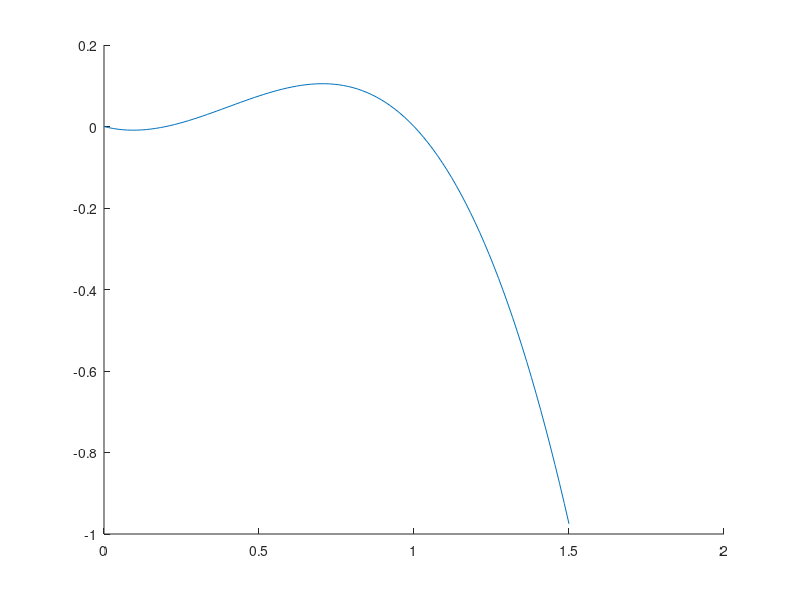

This figure's MATLAB source: (Note: this script raises an error after producing the figure.)
clear all
close all
clc


%% 0. Tekenen van afgeleide
pop = @(x) x.*(x-0.2).*(1-x);
x= linspace(0,1.5,100);
figure;
hold on
plot(x,pop(x))
plot(x,zeros(size(x),1),'r')
hold off



%% 1.b Numerical Simulation ode45
odepop = @(t,x) x.*(x-0.2).*(1-x);

steps = 200;
samples = 50;
results = zeros(samples,steps);
x =linspace(0,1.5,samples);
figure;
hold on
for i = 1:samples,
    [tout,yout] = ode45(odepop,[0 20],x(i));
    h1=plot(tout,yout)
end
h2=plot(tout,ones(size(tout),1)*0.2,'k')
h3=plot(tout,ones(size(tout),1)*1,'r')
h3=plot(tout,ones(size(tout),1)*0,'r')
hold off
ylabel('x_0','Rotation',-270)
xlabel('time')
legend([h1 h2 h3],'Simulations','Unstable Equilibrium','Stable Equilibrium')
saveEps('../verslag/img/ex3/preyonly.eps',12,12)


%% 2 Analytic analysis (Jacobian plot)
points = 100;
b = linspace(-0.1,1.2,points);
rval = zeros(4,points);
for i=1:points
    r=roots([1 -b(i)*(1.2-2*b(i)) b(i)*(1-b(i))*(b(i)-0.2)]);
    rval(1:2,i) = real(r);
    rval(3:4,i) = imag(r);
end
figure;
hold on
plot(b,rval)
plot(b,zeros(size(b),1),'k-')
legend('real \lambda_1','real \lambda_2','imag \lambda_1','imag \lambda_2','Location','SouthEast')
saveEps('../verslag/img/ex3/eigvalues',12,8)
% Trace and determinant
figure;
hold on
plot(b,[-2*b.^2+1.2*b; b.*(1-b).*(b-0.2)])
plot(b,zeros(size(b),1),'k-')
axis([0.1 1.1 -0.5 0.2])
legend('trace','determinant','Location','SouthWest')
saveEps('../verslag/img/ex3/tracedeterminant.eps',12,8)
%% other stable points
jacobian = @(x,y) [-y+(x-0.2)*(1-x)+x(1-x)-x(x-0.2) -x; y x-b];
x = [0 0; 0.2 0; 1 0];

%% Trajectory of b
b=-0.1:0.01:1.1
figure;
hold on
plot(b,(b-0.2).*(1-b))
plot(b,ones(size(b))*0,'k')
line([0 0],[-10000 10000],'Color','k')
axis([-0.1 1.1 -0.2 0.2])
plot(0,0,'ro','Markersize',5,'MarkerFaceColor','r')
plot(0.2,0,'ro','Markersize',5,'MarkerFaceColor','r')
plot(1,0,'ro','Markersize',5,'MarkerFaceColor','r')
xlabel('b')
ylabel('(b-0.2)(1-b)')
saveEps('../verslag/img/ex3/btrajectory')

%% Separatrices - b=0.5

b=0.5;
out = minpreyb;
f = @(t,x) out{2}(t,x,b,0)
p0=[1/(5*(b-1/25)); 1];
x02=[0.2;0];
[tout yout]=ode45(f,[0 100],x02+0.01*p0)
[tout2 yout2]=ode45(f,[0 15],x02-0.01*p0)
figure;
hold all
h=area([-0.5 1.5],[1 1])
set(h,'Basevalue',-1)
set(h,'FaceColor',[1 1 1])
x1=[flipdim(yout2(:,1),1); linspace(0.2,1.5,100)'];
y1=[flipdim(yout2(:,2),1); linspace(0,0,100)'];
h=area(x1,y1)
set(h,'Basevalue',-1)
set(h,'FaceColor',[0.6 0.6 0.6])
x=[flipdim(yout2(:,1),1); yout(:,1)]; y=[flipdim(yout2(:,2),1); yout(:,2)]
plot(x,y)
line([-100 100],[0 0],'Color','k')
line([0 0],[-100 100],'Color','k')
plot(0,0,'ro','Markersize',5,'MarkerFaceColor','r')
plot(0.2,0,'ro','Markersize',5,'MarkerFaceColor','r')
plot(1,0,'ro','Markersize',5,'MarkerFaceColor','r')
plot(b,(b-0.2)*(1-b),'ro','Markersize',5,'MarkerFaceColor','r')
axis([-0.5 1.5 -1 1]);
xlabel('x')
ylabel('y')
legend('Region of attraction for the origin','Repulsion region')
saveEps('../verslag/img/ex3/separatrices1.eps',8,8)


%% Separatrices - b=0.65

b=0.65;
out = minpreyb;
f = @(t,x) out{2}(t,x,b,0)
p0=[1/(5*(b-1/25)); 1];
x02=[0.2;0];
[tout yout]=ode45(f,[0 100],x02+0.01*p0)
[tout2 yout2]=ode45(f,[0 15],x02-0.01*p0)
figure;
hold all
h=area([-0.5 1.5],[1 1])
set(h,'Basevalue',-1)
set(h,'FaceColor',[1 1 1])
x=[flipdim(yout2(:,1),1); yout(:,1)]; y=[flipdim(yout2(:,2),1); yout(:,2)]
h=area(x,y)
set(h,'Basevalue',-1)
set(h,'FaceColor',[0.8 0.8 0.8])
x1=[flipdim(yout2(:,1),1); linspace(0.2,1.5,100)'];
y1=[flipdim(yout2(:,2),1); linspace(0,0,100)'];
h=area(x1,y1)
set(h,'Basevalue',-1)
set(h,'FaceColor',[0.6 0.6 0.6])
x=[flipdim(yout2(:,1),1); yout(:,1)]; y=[flipdim(yout2(:,2),1); yout(:,2)]
plot(x,y)
line([-100 100],[0 0],'Color','k')
line([0 0],[-100 100],'Color','k')
plot(0,0,'ro','Markersize',5,'MarkerFaceColor','r')
plot(0.2,0,'ro','Markersize',5,'MarkerFaceColor','r')
plot(1,0,'ro','Markersize',5,'MarkerFaceColor','r')
plot(b,(b-0.2)*(1-b),'ro','Markersize',5,'MarkerFaceColor','r')
axis([-0.5 1.5 -1 1]);
xlabel('x')
ylabel('y')
legend('Region of attraction for the origin','Region of attraction for the spiral','Repulsion region')
saveEps('../verslag/img/ex3/separatrices2.eps',8,8)

%% Bifucation of

figure;hold on;
b=0.52;
out = minpreyb;
f = @(t,x) out{2}(t,x,b,0)
p0=[1/(5*(b-1/25)); 1];
x02=[0.2;0];
[tout yout]=ode45(f,[0:0.01:100],x02+0.01*p0)
plot(yout(:,1),yout(:,2),'k','Linewidth',1.2)
b=0.538195;
f = @(t,x) out{2}(t,x,b,0)
p0=[1/(5*(b-1/25)); 1];
x02=[0.2;0];
[tout yout]=ode45(f,[0:0.01:45],x02+0.01*p0)
plot(yout(:,1),yout(:,2),'k','Linewidth',1.2)
b=0.56;
f = @(t,x) out{2}(t,x,b,0)
p0=[1/(5*(b-1/25)); 1];
x02=[0.2;0];
[tout yout]=ode45(f,[0:0.01:100],x02+0.01*p0)
plot(yout(:,1),yout(:,2),'k','Linewidth',1.2)
line([-100 100],[0 0],'Color','k','Linewidth',1.2)
line([0 0],[-100 100],'Color','k','Linewidth',1.2)
plot(0.2,0,'ko','Markersize',6,'MarkerFaceColor','w')
plot(1,0,'ko','Markersize',6,'MarkerFaceColor','w')
axis([-0.1 1.1 -0.1 0.5])
axis off
saveEps('../verslag/img/ex3/homoclinicmanfold.eps',8,5)

%% Homoclinic bifurcation

figure;hold on;
out = minpreyb;
b=0.538195;
f = @(t,x) out{2}(t,x,b,0);
p0=[1/(5*(b-1/25)); 1];
x02=[0.2;0];
[tout yout]=ode45(f,[0:0.01:45],x02+0.01*p0);
plot(yout(:,1),yout(:,2),'k','Linewidth',1.2)
bs=[0.555 0.57 0.585];
for i=1:numel(bs)
    b=bs(i);
    out = preyb;
    f = @(t,x) out{2}(t,x,b,0);
    p0=[0.2+0.1;0.01];
    x02=[0.2;0];
    [tout yout]=ode45(f,[0:1:200000],p0);
    plot(yout(end-50:end,1),yout(end-50:end,2),'k','Linewidth',1.2)
end
line([-100 100],[0 0],'Color','k','Linewidth',1.2)
line([0 0],[-100 100],'Color','k','Linewidth',1.2)
plot(0.2,0,'ko','Markersize',6,'MarkerFaceColor','w')
plot(1,0,'ko','Markersize',6,'MarkerFaceColor','w')
axis([-0.1 1.1 -0.1 0.5])
axis off
saveEps('../verslag/img/ex3/homoclinicorbits.eps',8,5)

%% Plot orbits
load('ppdata')
figure(1);clf;hold all;
ppdata=ppdata2;
colors=((ppdata.x(2:end)-ppdata.x(1:end-1)).^2+(ppdata.y(2:end)-ppdata.y(1:end-1)).^2);
plot(colors)
colors=(colors-min(colors))./(max(colors)-min(colors));
colors1=colors;
figure(2);clf;hold all;
for i=1:numel(ppdata.x)-1,
    plot([ppdata.x(i) ppdata.x(i+1)],[ppdata.y(i) ppdata.y(i+1)],'Linewidth',2,'Color',[colors(i) 1-colors(i) 1-colors(i)])
    [colors(i) 1 1]
end
ppdata=ppdata3;
colors=((ppdata.x(2:end)-ppdata.x(1:end-1)).^2+(ppdata.y(2:end)-ppdata.y(1:end-1)).^2);
figure(1);
plot(colors)
axis([50 500 0 1.8*10^(-4)])
legend('Close to heteroclinic')
legend('Close to harmonic')
xlabel('time')
ylabel('speed')
saveEps('../verslag/img/ex3/speeds.eps',12,8)
colors=(colors-min(colors1))./(max(colors1)-min(colors1));
figure(2);
for i=1:numel(ppdata.x)-1,
    plot([ppdata.x(i) ppdata.x(i+1)],[ppdata.y(i) ppdata.y(i+1)],'Linewidth',2,'Color',[colors(i) 1-colors(i) 1-colors(i)])
    [colors(i) 1 1]
end
xlabel('x')
ylabel('y')
saveEps('../verslag/img/ex3/coloredorbits.eps',12,8)

